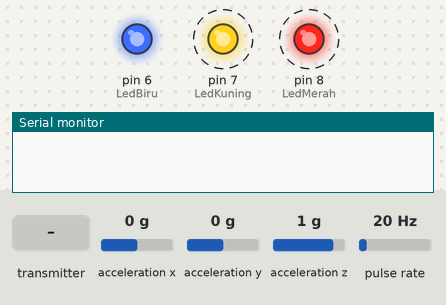
Recording of a sketch running on a simulated Arduino Uno, built with avr-gcc and run on an emulated ATmega328P. On the bench: output pins drawn as LEDs (lit = HIGH), the last lines printed to the serial monitor. Wiring (inferred from the names in the program): pulse sensor: data pin 3. Dashed ring = blinking. The inputs (shaded band) are chosen by the test bench; at power-on: pulse rate 20 Hz, acceleration x 0 g, acceleration y 0 g, acceleration z 1 g. No radio packets arrive unless stated.

Above: at 1.2 s.
1.3 s: the transmitter starts sending buff = 0
At 3.5 s:
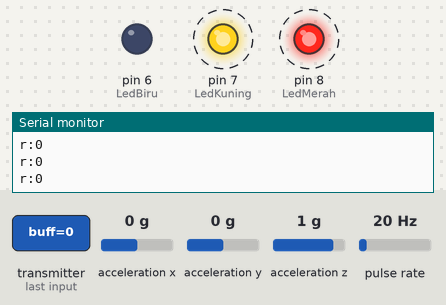
4.3 s: pulse rate (sensor on pin 3) set to 12 Hz
7.3 s: pulse rate (sensor on pin 3) set to 9 Hz
At 9.4 s:
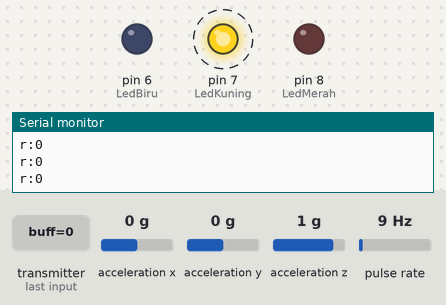
9.5 s: pulse rate (sensor on pin 3) set to 50 Hz
At 10.4 s:
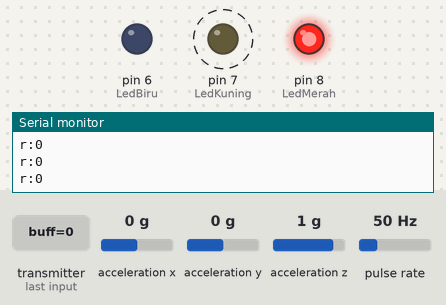
12.5 s: pulse rate (sensor on pin 3) set to 4 Hz
At 14.8 s:
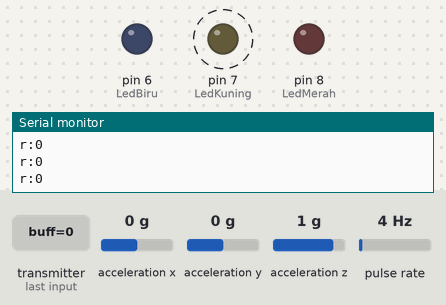
Timing chart, 0 to 15.5 s (numbered marks = the images above; inputs shaded):
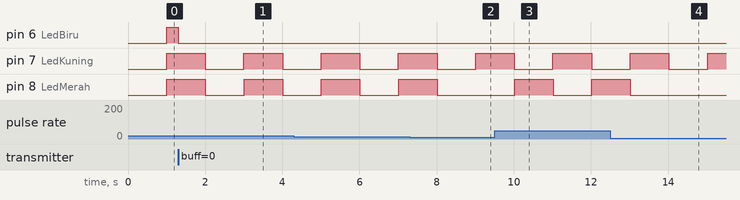

Measured:
- the behaviour switches between 11 and 10 Hz on pulse rate (sensor on pin 3) (found by bisection; images 1 and 2)
- after the input at 1.3 s, pin 6 (LedBiru): HIGH → LOW after 0.00 s instead of 0.70 s
- after the input at 7.3 s, pin 8 (LedMerah): goes on until 8.0 s, then stays LOW
- after the input at 9.5 s, pin 8 (LedMerah): LOW → HIGH after 0.52 s, → LOW 1.0 s later, → HIGH 1.0 s later
- after the input at 12.5 s, pin 8 (LedMerah): goes on until 13.0 s, then stays LOW

The sketch:

modulMotor.ino
```cpp
#include <SPI.h>
#include <nRF24L01.h>
#include <RF24.h>
#include <SparkFun_ADXL345.h>

#define vibrateSensor 2
#define speedSensor 3
#define LedMerah 8
#define LedKuning 7
#define LedBiru 6

#define pings '0'
#define speeds '1'
#define helmsOK '2'
#define helmsNO '3'
#define vibrate '4'

volatile unsigned long period;
unsigned long prevSendPing, prevSendSpeed, prevSendVibrate,
  lastKedipMerah, lastKedipKuning, lastKedipBiru, t1, t2, prevCountSpeed;
boolean merahKelip, kuningKelip, biruKelip;
int prx, pry, prz; //previous raw accel
int macc; //maximum raw accel

RF24 radio(9, 10);
const byte address[][6] = {"helmm", "motor"};
ADXL345 adxl = ADXL345();

byte counter;

void setup() {
  Serial.begin(9600);
  pinMode(LedMerah, OUTPUT);
  pinMode(LedKuning, OUTPUT);
  pinMode(LedBiru, OUTPUT);
  kuningKelip = 1;
  biruKelip = 1;

  radio.begin();
//  radio.setPALevel(RF24_PA_MIN);
//  radio.setDataRate(RF24_250KBPS);
  radio.setPayloadSize(1);
  radio.openWritingPipe(address[1]);
  radio.openReadingPipe(1, address[0]);
  radio.startListening();

  adxl.powerOn();
  adxl.setRangeSetting(16);
//  adxl.setActivityXYZ(1, 0, 0);
//  adxl.setActivityThreshold(64); //4000mg
//  adxl.ActivityINT(1);

  attachInterrupt(digitalPinToInterrupt(speedSensor),speed_ISR,FALLING);
}

void loop() {
//  if (Serial.available() > 0) {
//    Serial.read();
//    Serial.println(String(macc)+"-guncangan direset");
//    macc = 0;
//    delay(1000);
//  }
  if(radio.available()) {
    char buff;
    radio.read(&buff, sizeof(buff));
    prevSendPing = millis();
    Serial.println("r:"+String(buff));
    if(buff == helmsOK) {
      digitalWrite(LedKuning, LOW);
      kuningKelip = 0;
    }
    else if(buff == helmsNO){
      kuningKelip = 1;
    }
    digitalWrite(LedBiru, LOW);
    biruKelip = 0;
  }

  /*bagian deteksi kecepatan*/
  int kmh;
  if(millis() - prevCountSpeed > 1000) {
   prevCountSpeed = millis();
   if(period > 0) {
     kmh = 5.83*(1/(period/1000000.0)); //beat=5.65 km/1rps ; pcx=5.83 km/1rps
     if(kmh > 60) {
       merahKelip = 1;
       sendToHelm(2500,&prevSendSpeed,speeds);
     }
     else {
       digitalWrite(LedMerah, LOW);
       merahKelip = 0;
     }
   }
   else {
    kmh = 0;
   }
   //Serial.println(kmh);
   period = 0;
  }

  /*bagian deteksi guncangan*/
  int rx,ry,rz; //raw accel
  int sAx,sAy,sAz;
  int maxTemp;
  adxl.readAccel(&rx, &ry, &rz);
  //Serial.println(String(rx)+"-"+String(ry)+"-"+String(rz));
  sAx = abs((prx-rx)); //selisih dengan akselerasi sebelumnya
  sAy = abs((pry-ry));
  sAz = abs((prz-rz));
//  Serial.print(rx);Serial.print("\t");Serial.print(ry);Serial.print("\t");Serial.println(rz);
  if((sAx > 355) || (sAy > 355) || (sAz > 355)) { //355*31.2 = 11076 mg (31.2 mg/LSB)
    sendToHelm(2500,&prevSendVibrate,vibrate);
    for(int i=0; i<10; i++) { //strobe led merah
      digitalWrite(LedMerah, !digitalRead(LedMerah));
      delay(50);
    }
  }
  maxTemp = max(maxTemp, sAx); //simpan nilai terbesar dari 3 sumbu
  maxTemp = max(maxTemp, sAy);
  maxTemp = max(maxTemp, sAz);
  if(maxTemp > macc) { //pengukuran sekarang lebih besar dari sebelumnya
    //Serial.println("g:"+String(maxTemp));
    macc = maxTemp;
  }
  prx = rx;
  pry = ry;
  prz = rz;

  if(merahKelip) {
    if((millis() - lastKedipMerah) > 1000) {
      digitalWrite(LedMerah, !digitalRead(LedMerah));
      lastKedipMerah = millis();
    }
  }
  if(kuningKelip) {
    if((millis() - lastKedipKuning) > 1000) {
      digitalWrite(LedKuning, !digitalRead(LedKuning));
      lastKedipKuning = millis();
    }
  }
  if(biruKelip) {
    if((millis() - lastKedipBiru) > 1000) {
      digitalWrite(LedBiru, !digitalRead(LedBiru));
      lastKedipBiru = millis();
    }
  }
  sendToHelm(5000,&prevSendPing,pings);
  //digitalWrite(LedKuning, !digitalRead(speedSensor));
}

void speed_ISR() {
  noInterrupts();
  t1 = micros();
  period = t1-t2;
  t2 = t1;
  interrupts();
}

void sendToHelm(int jeda, long *prev, char buff) {
  if((millis() - *prev) > jeda) {
    radio.stopListening();
    Serial.print("s:"+String(buff));
    boolean ok = radio.write(&buff, sizeof(buff));
    radio.startListening();
    *prev = millis();
    prevSendPing = *prev;
    if(ok) {
      digitalWrite(LedBiru, LOW);
      biruKelip = 0;
      Serial.println("-ok");
    }
    else {
      biruKelip = 1;
      Serial.println("-fail");
    }
  }
}
```
